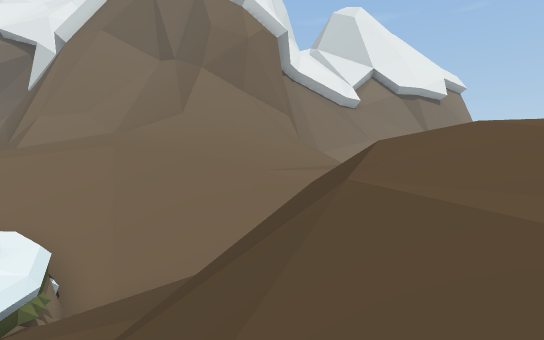
View 1 (above)

14 first-person views from a walk through a Unity game level. The camera is 1.3 m above the floor, looks level and sees 80° across. The floor is counted in squares, 2 m on a side. Each view is taken from the middle of a square. On the plan, view 1 faces up. The plan holds only what a view shows up to about 10 squares ahead; the rest is blank. The place goes on beyond the plan. Some animated figures are not drawn.

View 2
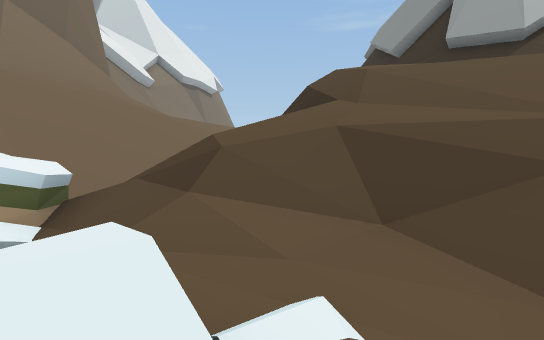

View 3
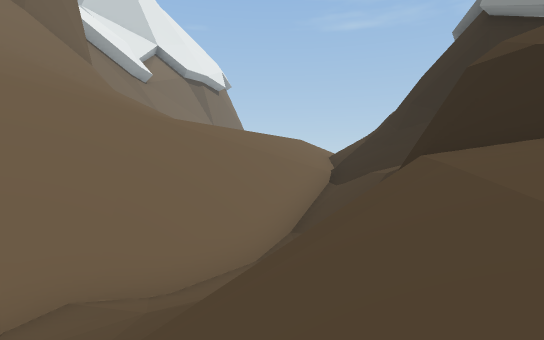

View 4
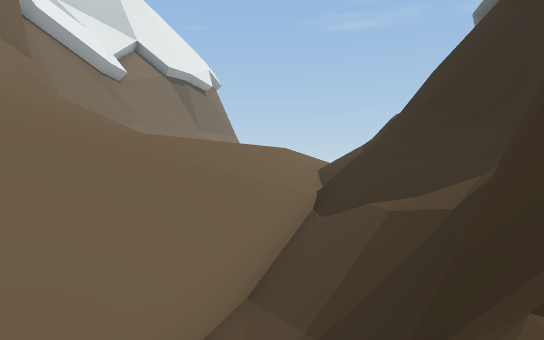

View 5
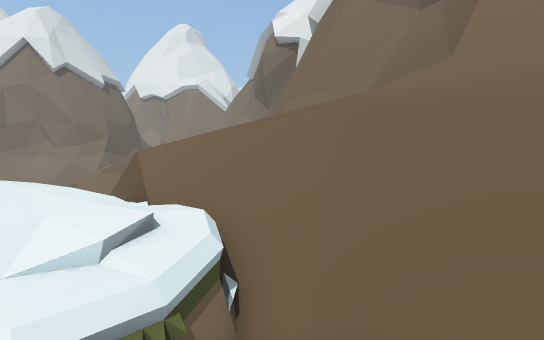

View 6
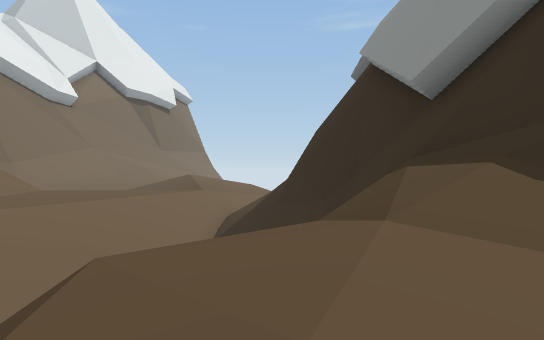

View 7
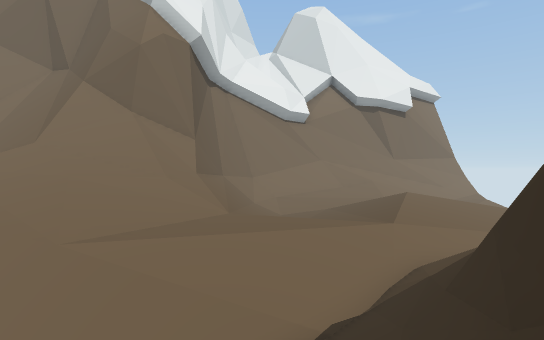

View 8
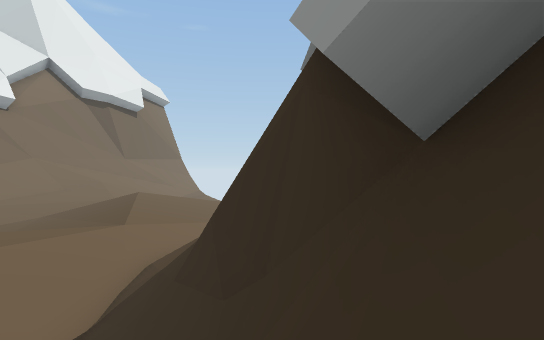

View 9
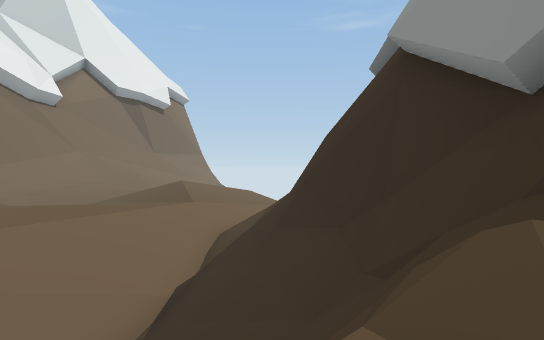

View 10
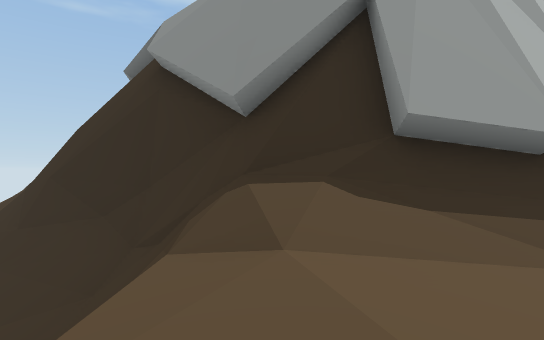

View 11
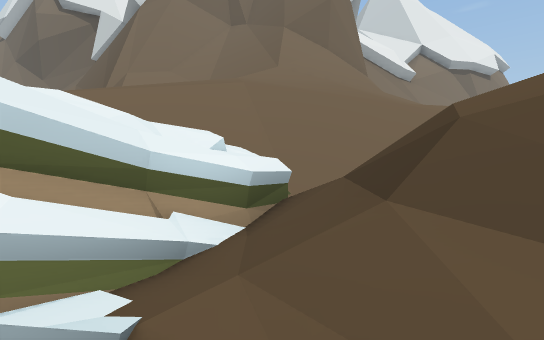

View 12
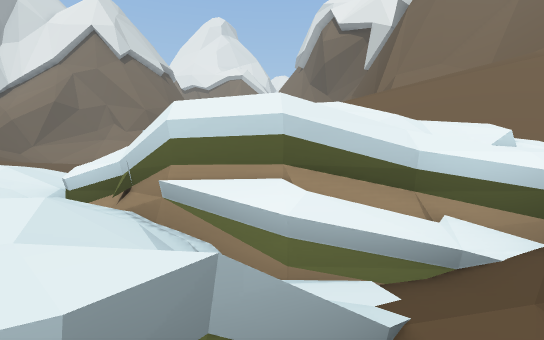

View 13
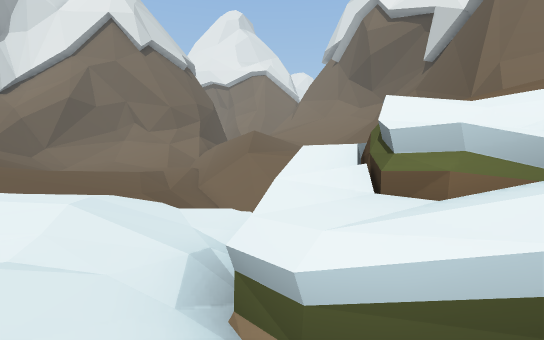

View 14
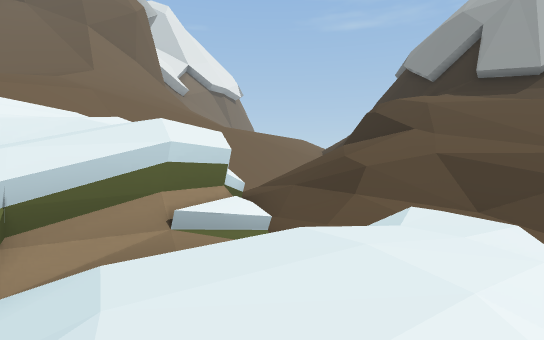

### Floor plan
Key: @ floor where view 1 was taken; # wall or solid block; . main floor; - floor 0.25 m lower than the main floor; : floor 0.5 m higher than the main floor; _ floor 4.25 m lower than the main floor; < floor 4.75 m lower than the main floor; ( floor 5 m lower than the main floor; ! floor 5.5 m lower than the main floor; / step, stairs or slope; = window, fence, low wall or low ledge; ^ raised ledge; v drop or lower ground.
Columns run from 12 left of view 1 to 10 right of it. Each row starts with its distance up from view 1.
 16            ###
 15        #  ##//
 14        #####=/
 13        /////////   -..-
 12       /////////..././//
 11      /////////.../////
 10     /////////.///////=
  9    //vvvvvvvvvv//////
  8   vvvvvv^#######=////
  7     ^^ ##=!==//////#
  6        ## (/ /////###
  5        #^//  /////###
  4        ^^///=====##
  3       ##////=/://#
  2 ########/=////:/##
  1 #_##////!=//// .##
  0 #_< /<<<!/=/@/  ##
 -1     //// !///

Where each view was taken, in squares from view 1:
view 1: 0 up, 0 right, facing up
view 2: 1 down, 5 left, facing up-right
view 3: 3 up, 3 left, facing up-right
view 4: 4 up, 1 left, facing up-right
view 5: 4 up, 1 left, facing up-left
view 6: 2 up, 1 right, facing up-right
view 7: 3 up, 4 right, facing up
view 8: 3 up, 4 right, facing up-right
view 9: 3 up, 2 right, facing up-right
view 10: 3 up, 1 right, facing right
view 11: 0 up, 4 left, facing up
view 12: 0 up, 4 left, facing up-left
view 13: 0 up, 8 left, facing up-left
view 14: 1 down, 8 left, facing up-right
